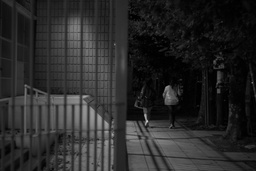
#> input picture lowlight_img.jpg, 256 x 171 px, shrunk from 1280 x 853 before the run
$ python low_light_img_enhancement.py
#> lines starting #> are read from the running program, lines starting #| are printed output that depends on the picture
# -*- coding: utf-8 -*-
"""
Created on Tue Sep  8 01:00:10 2020

@author: hp
"""

import cv2
import numpy as np
from guidedfilter import guided_filter

def get_illumination_channel(I, w):
    M, N, _ = I.shape
    padded = np.pad(I, ((int(w/2), int(w/2)), (int(w/2), int(w/2)), (0, 0)), 'edge')
    darkch = np.zeros((M, N))
    brightch = np.zeros((M, N))

    for i, j in np.ndindex(darkch.shape):
        darkch[i, j] = np.min(padded[i:i + w, j:j + w, :])
        brightch[i, j] = np.max(padded[i:i + w, j:j + w, :])

    return darkch, brightch

def get_atmosphere(I, brightch, p=0.1):
    M, N = brightch.shape
    flatI = I.reshape(M*N, 3)
    flatbright = brightch.ravel()

    searchidx = (-flatbright).argsort()[:int(M*N*p)]
    A = np.mean(flatI.take(searchidx, axis=0), dtype=np.float64, axis=0)
    return A

def get_initial_transmission(A, brightch):
    A_c = np.max(A)
    init_t = (brightch-A_c)/(1.-A_c)
    return (init_t - np.min(init_t))/(np.max(init_t) - np.min(init_t))

def get_corrected_transmission(I, A, darkch, brightch, init_t, alpha, omega, w):
    im3 = np.empty(I.shape, I.dtype);
    for ind in range(0, 3):
        im3[:, :, ind] = I[:, :, ind] / A[ind]
    dark_c, _ = get_illumination_channel(im3, w)
    dark_t = 1 - omega*dark_c
    corrected_t = init_t
    diffch = brightch - darkch

    for i in range(diffch.shape[0]):
        for j in range(diffch.shape[1]):
            if(diffch[i, j] < alpha):
                corrected_t[i, j] = dark_t[i, j] * init_t[i, j]

    return np.abs(corrected_t)

def get_final_image(I, A, refined_t, tmin):
    refined_t_broadcasted = np.broadcast_to(refined_t[:, :, None], (refined_t.shape[0], refined_t.shape[1], 3))
    J = (I-A) / (np.where(refined_t_broadcasted < tmin, tmin, refined_t_broadcasted)) + A

    return (J - np.min(J))/(np.max(J) - np.min(J))

def dehaze(I, tmin, w, alpha, omega, p, eps, reduce=False):
    m, n, _ = I.shape
    Idark, Ibright = get_illumination_channel(I, w)
    A = get_atmosphere(I, Ibright, p)

    init_t = get_initial_transmission(A, Ibright)
    if reduce:
        init_t = reduce_init_t(init_t)
    corrected_t = get_corrected_transmission(I, A, Idark, Ibright, init_t, alpha, omega, w)

    normI = (I - I.min()) / (I.max() - I.min())
    refined_t = guided_filter(normI, corrected_t, w, eps)
    J_refined = get_final_image(I, A, refined_t, tmin)

    enhanced = (J_refined*255).astype(np.uint8)
    f_enhanced = cv2.detailEnhance(enhanced, sigma_s=10, sigma_r=0.15)
    f_enhanced = cv2.edgePreservingFilter(f_enhanced, flags=1, sigma_s=64, sigma_r=0.2)
    return f_enhanced

def reduce_init_t(init_t):
    init_t = (init_t*255).astype(np.uint8)
    xp = [0, 32, 255]
    fp = [0, 32, 48]
    x = np.arange(256)
    table = np.interp(x, xp, fp).astype('uint8')
    init_t = cv2.LUT(init_t, table)
    init_t = init_t.astype(np.float64)/255
    return init_t

im = cv2.imread('lowlight_img.jpg')
#> im is the input picture: shape (171, 256, 3); min 0, max 200, mean 41
orig = im.copy()

tmin = 0.1   # minimum value for t to make J image
w = 15       # window size, which determine the corseness of prior images
alpha = 0.4  # threshold for transmission correction
omega = 0.75 # this is for dark channel prior
p = 0.1      # percentage to consider for atmosphere
eps = 1e-3   # for J image

I = np.asarray(im, dtype=np.float64) # Convert the input to an array.
I = I[:, :, :3] / 255

lli_enhanced = dehaze(I, tmin, w, alpha, omega, p, eps, True)
#> after the loop in get_illumination_channel, `for i, j in np.ndindex(darkch.shape):`:
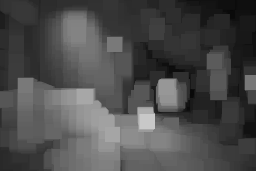
#> brightch: shape (171, 256) float64; min 0.0314, max 0.784, mean 0.297
#> after the loop in get_illumination_channel, `for i, j in np.ndindex(darkch.shape):`:
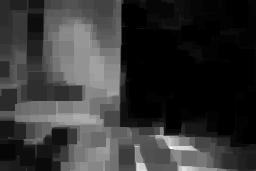
#> darkch: shape (171, 256) float64; min 0, max 0.298, mean 0.0623; drawn with min black and max white
#> in get_atmosphere, `searchidx = (-flatbright).argsort()[:int(M*N*p)]`: searchidx = 4377 values, max 40823 at index 4227, min 5959 at index 4359, mean 29544.9
#> in get_atmosphere, `A = np.mean(flatI.take(searchidx, axis=0), dtype=np.float64, axis=0)`: A = [0.311, 0.311, 0.311]
#> in get_initial_transmission, `A_c = np.max(A)`: A_c = 0.311
#> in reduce_init_t, `init_t = init_t.astype(np.float64)/255`:
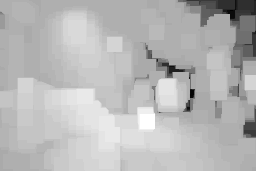
#> init_t: shape (171, 256) float64; min 0, max 0.188, mean 0.136; drawn with min black and max white
#> after the loop in get_corrected_transmission, `for ind in range(0, 3):`:
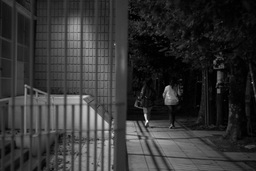
#> im3: shape (171, 256, 3) float64; min 0, max 2.52, mean 0.517; drawn with min black and max white
#> in get_corrected_transmission, `dark_t = 1 - omega*dark_c`:
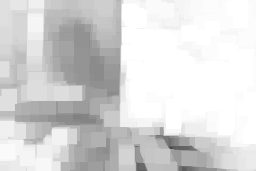
#> dark_t: shape (171, 256) float64; min 0.282, max 1, mean 0.85
#> in get_corrected_transmission, `diffch = brightch - darkch`:
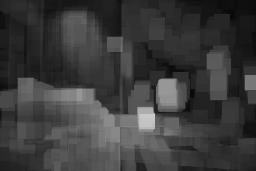
#> diffch: shape (171, 256) float64; min 0.0314, max 0.784, mean 0.235
#> after the loop in get_corrected_transmission, `for i in range(diffch.shape[0]):`:
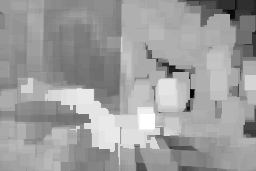
#> corrected_t: shape (171, 256) float64; min 0, max 0.188, mean 0.117; drawn with min black and max white
#> (the run stopped early here; a loop or call above may not have finished)
